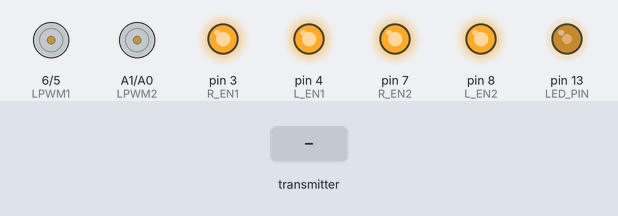
This sketch was run on a simulated Arduino Uno, built with avr-gcc and run on an emulated ATmega328P. On the bench: motor-driver pin pairs drawn as motors (green arrow = first pin HIGH = forward, orange = second pin HIGH = backward, longer = more drive), output pins drawn as LEDs (lit = HIGH). Inputs (shaded band) come from the test bench. No radio packets arrive unless stated.

Above: at 1.2 s.
1.3 s: the transmitter starts sending packet.0 = 0
At 2.79 s:
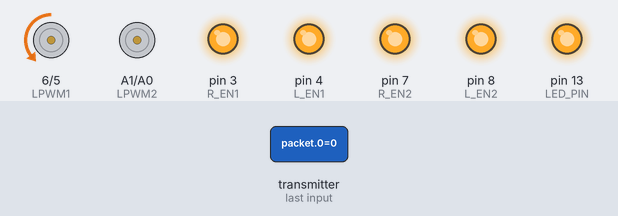
4.3 s: the transmitter starts sending packet.1 = 64
At 4.7 s:
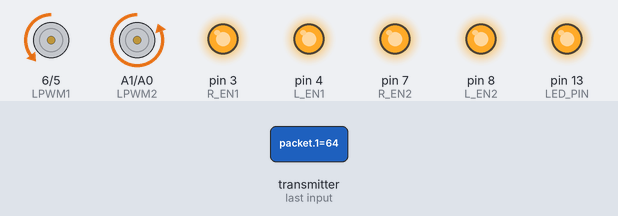
7.3 s: the transmitter starts sending packet.0 = 64
At 9.7 s:
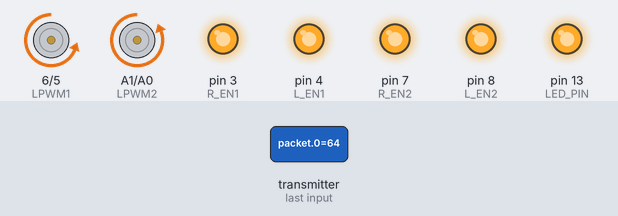
10.3 s: the transmitter starts sending packet.1 = 0
At 12.4 s:
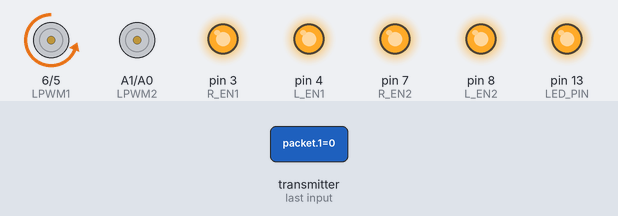
13.3 s: the transmitter starts sending packet.0 = 128
At 13.58 s:
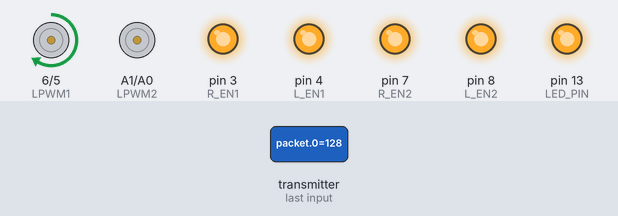
16.3 s: the transmitter starts sending packet.1 = 128
At 17.2 s:
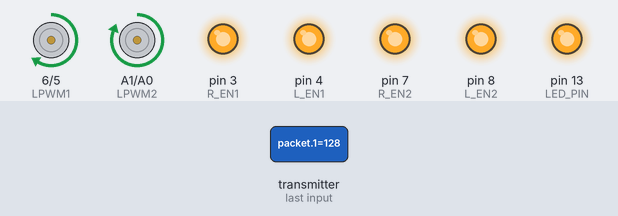
Timing chart, 0 to 19.3 s (numbered marks = the images above; inputs shaded):
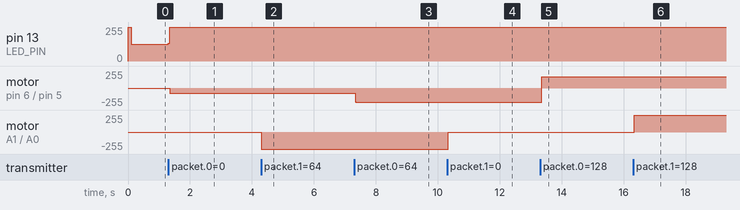

Measured:
- after the input at 1.3 s, pin 13 (LED_PIN): 127/255 → 255/255 at once; motor on pin 6 (LPWM1) / pin 5 (RPWM1): stopped → backward 82/255 at once
- after the input at 4.3 s, motor on A1 (LPWM2) / A0 (RPWM2): stopped → backward 255/255 at once
- after the input at 7.3 s, motor on pin 6 (LPWM1) / pin 5 (RPWM1): backward 82/255 → backward 210/255 at once
- after the input at 10.3 s, motor on A1 (LPWM2) / A0 (RPWM2): backward 255/255 → stopped at once
- after the input at 13.3 s, motor on pin 6 (LPWM1) / pin 5 (RPWM1): backward 210/255 → forward 170/255 after 0.06 s
- after the input at 16.3 s, motor on A1 (LPWM2) / A0 (RPWM2): stopped → forward 255/255 at once

The sketch:

Car_slave.ino
```cpp
#include <SPI.h>
#include <nRF24L01.h>
#include <RF24.h>

// NRF24 pins
#define CE_PIN 9
#define CSN_PIN 10
RF24 radio(CE_PIN, CSN_PIN);

const byte address[6] = "00001";

// LED feedback
#define LED_PIN LED_BUILTIN
int ledState = LOW;
unsigned long previousMillisLED = 0;
unsigned long ledBlinkOn = 200, ledBlinkOff = 0;

// Motor 1 pins
#define R_EN1 3
#define RPWM1 5
#define L_EN1 4
#define LPWM1 6

// Motor 2 pins
#define R_EN2 7
#define RPWM2 A0
#define L_EN2 8
#define LPWM2 A1

// Encryption key
const byte key[4] = {0xAA, 0xBB, 0xCC, 0xDD};

// Received packet
byte packet[4];
int motor1PWMVal = 127;
int motor2PWMVal = 127;

// Smooth ramp
float currentMotor1 = 127;
float currentMotor2 = 127;
float rampFactor = 0.1;

// Deadzone
const int deadzoneCenter = 127;
const int deadzoneRange = 5;

// Timing
unsigned long lastPacketMillis = 0;
const unsigned long failsafeTimeout = 1000; // 1 second

bool noAntenna = false;

void setBTS7960(int pwmVal, int pwmPinFwd, int pwmPinRev){
  if(abs(pwmVal - deadzoneCenter) <= deadzoneRange){
    analogWrite(pwmPinFwd, 0);
    analogWrite(pwmPinRev, 0);
  } else if(pwmVal > deadzoneCenter){
    analogWrite(pwmPinFwd, map(pwmVal, deadzoneCenter+1, 255, 0, 255));
    analogWrite(pwmPinRev, 0);
  } else {
    analogWrite(pwmPinRev, map(pwmVal, deadzoneCenter-1, 0, 0, 255));
    analogWrite(pwmPinFwd, 0);
  }
}

void setup() {
  Serial.begin(115200);
  pinMode(LED_PIN, OUTPUT);

  // Motor 1 pins
  pinMode(R_EN1, OUTPUT); pinMode(L_EN1, OUTPUT);
  pinMode(RPWM1, OUTPUT); pinMode(LPWM1, OUTPUT);
  digitalWrite(R_EN1, HIGH); digitalWrite(L_EN1, HIGH);

  // Motor 2 pins
  pinMode(R_EN2, OUTPUT); pinMode(L_EN2, OUTPUT);
  pinMode(RPWM2, OUTPUT); pinMode(LPWM2, OUTPUT);
  digitalWrite(R_EN2, HIGH); digitalWrite(L_EN2, HIGH);

  // NRF24 init
  if (!radio.begin()){
    noAntenna = true;
    Serial.println("NRF24 init failed");
  } else {
    radio.setDataRate(RF24_1MBPS);
    radio.setPALevel(RF24_PA_MAX);
    radio.openReadingPipe(0, address);
    radio.setRetries(3, 15); // retries: 3, delay 15*250us
    radio.startListening();
    noAntenna = false;
  }

  lastPacketMillis = millis();
}

void loop() {
  unsigned long now = millis();

  // ------------------- Receive data -------------------
  if (radio.available()) {
    radio.read(packet, sizeof(packet));
    motor1PWMVal = packet[0] ^ key[0];
    motor2PWMVal = packet[1] ^ key[1];
    lastPacketMillis = now;
  }

  // ------------------- Failsafe -------------------
  if (now - lastPacketMillis > failsafeTimeout){
    motor1PWMVal = deadzoneCenter;
    motor2PWMVal = deadzoneCenter;
  }

  // ------------------- Smooth ramp -------------------
  currentMotor1 += (motor1PWMVal - currentMotor1) * rampFactor;
  currentMotor2 += (motor2PWMVal - currentMotor2) * rampFactor;

  // ------------------- Apply to motors -------------------
  setBTS7960((int)currentMotor1, RPWM1, LPWM1);
  setBTS7960((int)currentMotor2, RPWM2, LPWM2);

  // ------------------- LED feedback -------------------
  if (now - lastPacketMillis <= 50){
    ledBlinkOn = 200;
    ledBlinkOff = 0;
  } else if(noAntenna){
    ledBlinkOn = 100;
    ledBlinkOff = 50;
  } else {
    ledBlinkOn = 0;
    ledBlinkOff = 0;
    digitalWrite(LED_PIN, LOW);
  }

  if ((ledState == HIGH && now - previousMillisLED >= ledBlinkOn) ||
      (ledState == LOW && now - previousMillisLED >= ledBlinkOff)){
    ledState = !ledState;
    digitalWrite(LED_PIN, ledState);
    previousMillisLED = now;
  }
}
```
